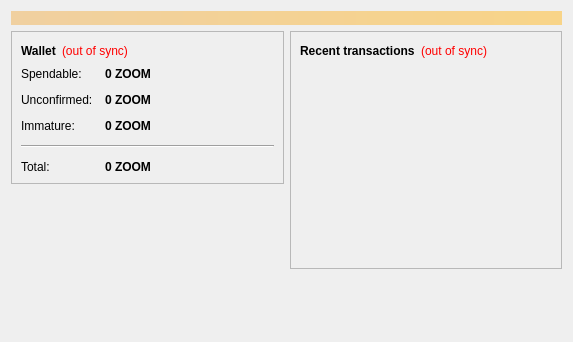
<?xml version="1.0" encoding="UTF-8"?>
<ui version="4.0">
 <class>OverviewPage</class>
 <widget class="QWidget" name="OverviewPage">
  <property name="geometry">
   <rect>
    <x>0</x>
    <y>0</y>
    <width>573</width>
    <height>342</height>
   </rect>
  </property>
  <property name="windowTitle">
   <string>Form</string>
  </property>
  <layout class="QVBoxLayout" name="topLayout">
   <item>
    <widget class="QLabel" name="labelAlerts">
     <property name="visible">
      <bool>false</bool>
     </property>
     <property name="styleSheet">
      <string notr="true">background-color: qlineargradient(x1: 0, y1: 0, x2: 1, y2: 0, stop:0 #F0D0A0, stop:1 #F8D488); color:#000000;</string>
     </property>
     <property name="wordWrap">
      <bool>true</bool>
     </property>
     <property name="margin">
      <number>3</number>
     </property>
    </widget>
   </item>
   <item>
    <layout class="QHBoxLayout" name="horizontalLayout" stretch="1,1">
     <item>
      <layout class="QVBoxLayout" name="verticalLayout_2">
       <item>
        <widget class="QFrame" name="frame">
         <property name="frameShape">
          <enum>QFrame::StyledPanel</enum>
         </property>
         <property name="frameShadow">
          <enum>QFrame::Raised</enum>
         </property>
         <layout class="QVBoxLayout" name="verticalLayout_4">
          <item>
           <layout class="QHBoxLayout" name="horizontalLayout_4">
            <item>
             <widget class="QLabel" name="label_5">
              <property name="font">
               <font>
                <weight>75</weight>
                <bold>true</bold>
               </font>
              </property>
              <property name="text">
               <string>Wallet</string>
              </property>
             </widget>
            </item>
            <item>
             <widget class="QLabel" name="labelWalletStatus">
              <property name="toolTip">
               <string>The displayed information may be out of date. Your wallet automatically synchronizes with the Zoom network after a connection is established, but this process has not completed yet.</string>
              </property>
              <property name="styleSheet">
               <string notr="true">QLabel { color: red; }</string>
              </property>
              <property name="text">
               <string notr="true">(out of sync)</string>
              </property>
              <property name="alignment">
               <set>Qt::AlignLeading|Qt::AlignLeft|Qt::AlignVCenter</set>
              </property>
             </widget>
            </item>
            <item>
             <spacer name="horizontalSpacer_2">
              <property name="orientation">
               <enum>Qt::Horizontal</enum>
              </property>
              <property name="sizeHint" stdset="0">
               <size>
                <width>40</width>
                <height>20</height>
               </size>
              </property>
             </spacer>
            </item>
           </layout>
          </item>
          <item>
           <layout class="QFormLayout" name="formLayout_2">
            <property name="fieldGrowthPolicy">
             <enum>QFormLayout::AllNonFixedFieldsGrow</enum>
            </property>
            <property name="horizontalSpacing">
             <number>12</number>
            </property>
            <property name="verticalSpacing">
             <number>12</number>
            </property>
            <item row="0" column="0">
             <widget class="QLabel" name="label">
              <property name="text">
               <string>Spendable:</string>
              </property>
             </widget>
            </item>
            <item row="0" column="1">
             <widget class="QLabel" name="labelBalance">
              <property name="font">
               <font>
                <weight>75</weight>
                <bold>true</bold>
               </font>
              </property>
              <property name="cursor">
               <cursorShape>IBeamCursor</cursorShape>
              </property>
              <property name="toolTip">
               <string>Your current spendable balance</string>
              </property>
              <property name="text">
               <string notr="true">0 ZOOM</string>
              </property>
              <property name="textInteractionFlags">
               <set>Qt::LinksAccessibleByMouse|Qt::TextSelectableByKeyboard|Qt::TextSelectableByMouse</set>
              </property>
             </widget>
            </item>
            <item row="1" column="0">
             <widget class="QLabel" name="label_3">
              <property name="text">
               <string>Unconfirmed:</string>
              </property>
             </widget>
            </item>
            <item row="1" column="1">
             <widget class="QLabel" name="labelUnconfirmed">
              <property name="font">
               <font>
                <weight>75</weight>
                <bold>true</bold>
               </font>
              </property>
              <property name="cursor">
               <cursorShape>IBeamCursor</cursorShape>
              </property>
              <property name="toolTip">
               <string>Total of transactions that have yet to be confirmed, and do not yet count toward the current balance</string>
              </property>
              <property name="text">
               <string notr="true">0 ZOOM</string>
              </property>
              <property name="textInteractionFlags">
               <set>Qt::LinksAccessibleByMouse|Qt::TextSelectableByKeyboard|Qt::TextSelectableByMouse</set>
              </property>
             </widget>
            </item>
            <item row="2" column="0">
             <widget class="QLabel" name="labelImmatureText">
              <property name="text">
               <string>Immature:</string>
              </property>
             </widget>
            </item>
            <item row="2" column="1">
             <widget class="QLabel" name="labelImmature">
              <property name="font">
               <font>
                <weight>75</weight>
                <bold>true</bold>
               </font>
              </property>
              <property name="toolTip">
               <string>Mined balance that has not yet matured</string>
              </property>
              <property name="text">
               <string notr="true">0 ZOOM</string>
              </property>
              <property name="textInteractionFlags">
               <set>Qt::LinksAccessibleByMouse|Qt::TextSelectableByKeyboard|Qt::TextSelectableByMouse</set>
              </property>
             </widget>
            </item>
            <item row="4" column="0" colspan="2">
             <widget class="Line" name="line">
              <property name="orientation">
               <enum>Qt::Horizontal</enum>
              </property>
             </widget>
            </item>
            <item row="5" column="0">
             <widget class="QLabel" name="labelTotalText">
              <property name="text">
               <string>Total:</string>
              </property>
             </widget>
            </item>
            <item row="5" column="1">
             <widget class="QLabel" name="labelTotal">
              <property name="font">
               <font>
                <weight>75</weight>
                <bold>true</bold>
               </font>
              </property>
              <property name="cursor">
               <cursorShape>IBeamCursor</cursorShape>
              </property>
              <property name="toolTip">
               <string>Your current total balance</string>
              </property>
              <property name="text">
               <string notr="true">0 ZOOM</string>
              </property>
              <property name="textInteractionFlags">
               <set>Qt::LinksAccessibleByMouse|Qt::TextSelectableByKeyboard|Qt::TextSelectableByMouse</set>
              </property>
             </widget>
            </item>
           </layout>
          </item>
         </layout>
        </widget>
       </item>
       <item>
        <spacer name="verticalSpacer">
         <property name="orientation">
          <enum>Qt::Vertical</enum>
         </property>
         <property name="sizeHint" stdset="0">
          <size>
           <width>20</width>
           <height>40</height>
          </size>
         </property>
        </spacer>
       </item>
      </layout>
     </item>
     <item>
      <layout class="QVBoxLayout" name="verticalLayout_3">
       <item>
        <widget class="QFrame" name="frame_2">
         <property name="frameShape">
          <enum>QFrame::StyledPanel</enum>
         </property>
         <property name="frameShadow">
          <enum>QFrame::Raised</enum>
         </property>
         <layout class="QVBoxLayout" name="verticalLayout">
          <item>
           <layout class="QHBoxLayout" name="horizontalLayout_2">
            <item>
             <widget class="QLabel" name="label_4">
              <property name="text">
               <string>&lt;b&gt;Recent transactions&lt;/b&gt;</string>
              </property>
             </widget>
            </item>
            <item>
             <widget class="QLabel" name="labelTransactionsStatus">
              <property name="toolTip">
               <string>The displayed information may be out of date. Your wallet automatically synchronizes with the Zoom network after a connection is established, but this process has not completed yet.</string>
              </property>
              <property name="styleSheet">
               <string notr="true">QLabel { color: red; }</string>
              </property>
              <property name="text">
               <string notr="true">(out of sync)</string>
              </property>
              <property name="alignment">
               <set>Qt::AlignRight|Qt::AlignTrailing|Qt::AlignVCenter</set>
              </property>
             </widget>
            </item>
            <item>
             <spacer name="horizontalSpacer">
              <property name="orientation">
               <enum>Qt::Horizontal</enum>
              </property>
              <property name="sizeHint" stdset="0">
               <size>
                <width>40</width>
                <height>20</height>
               </size>
              </property>
             </spacer>
            </item>
           </layout>
          </item>
          <item>
           <widget class="QListView" name="listTransactions">
            <property name="styleSheet">
             <string notr="true">QListView { background: transparent; }</string>
            </property>
            <property name="frameShape">
             <enum>QFrame::NoFrame</enum>
            </property>
            <property name="verticalScrollBarPolicy">
             <enum>Qt::ScrollBarAlwaysOff</enum>
            </property>
            <property name="horizontalScrollBarPolicy">
             <enum>Qt::ScrollBarAlwaysOff</enum>
            </property>
            <property name="selectionMode">
             <enum>QAbstractItemView::NoSelection</enum>
            </property>
           </widget>
          </item>
         </layout>
        </widget>
       </item>
       <item>
        <spacer name="verticalSpacer_2">
         <property name="orientation">
          <enum>Qt::Vertical</enum>
         </property>
         <property name="sizeHint" stdset="0">
          <size>
           <width>20</width>
           <height>40</height>
          </size>
         </property>
        </spacer>
       </item>
      </layout>
     </item>
    </layout>
   </item>
  </layout>
 </widget>
 <resources/>
 <connections/>
</ui>
